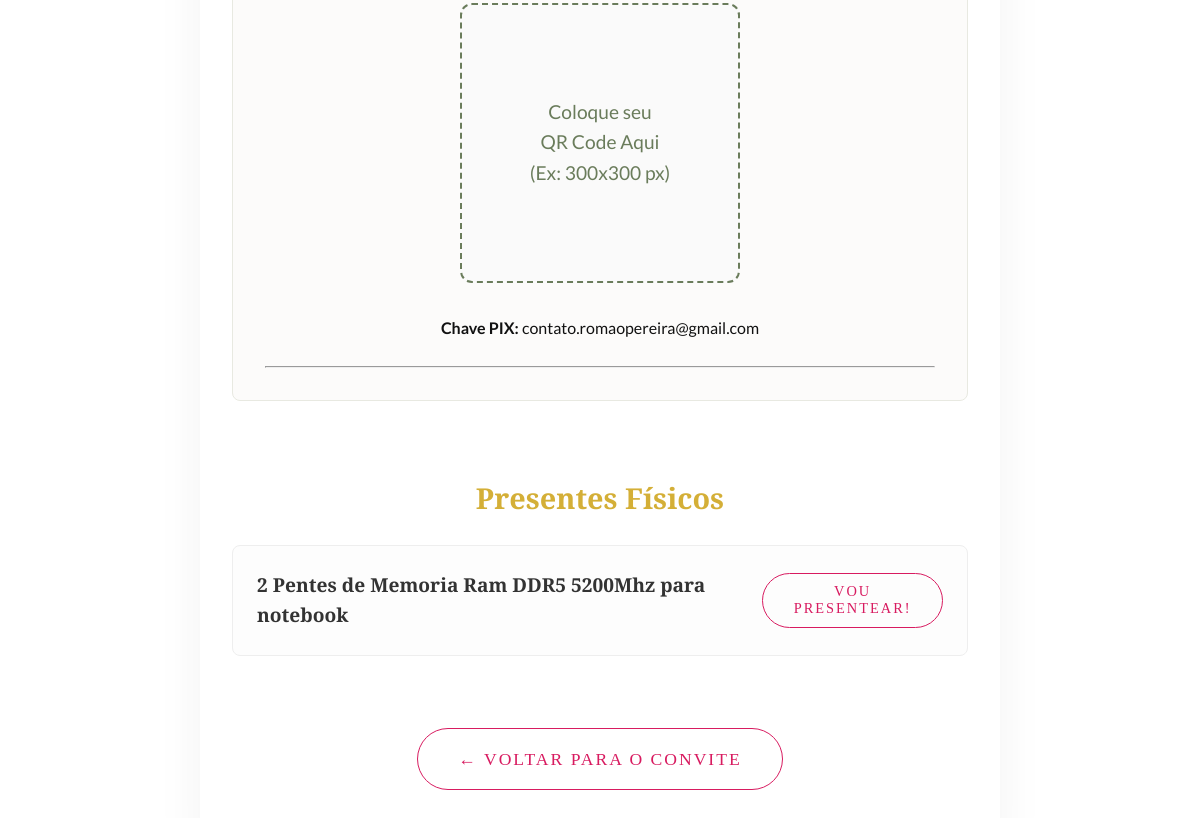
/lista-de-presentes/ (lower part), run on an earlier commit of the app's database.
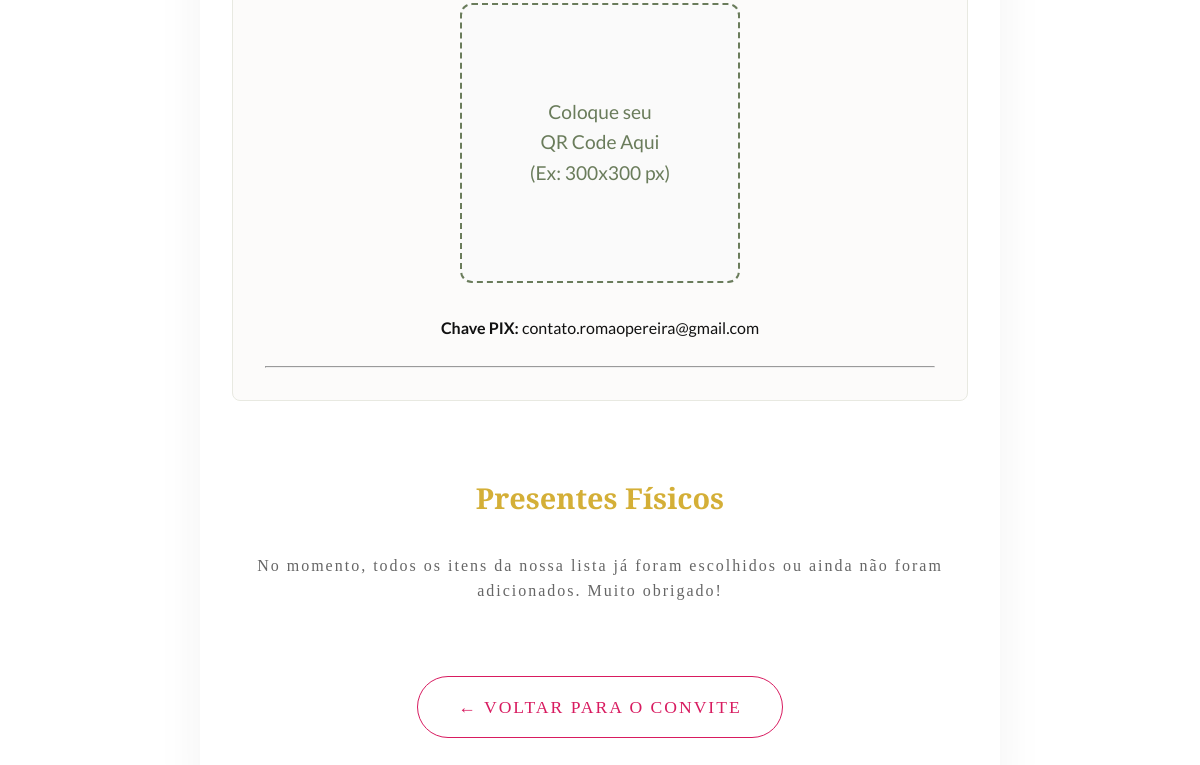
And on a later commit of the database.
### core/models.py (models this page shows, shortened)
class Gift(models.Model):
    name = models.CharField(max_length=200, verbose_name="Nome do Presente")
    is_chosen = models.BooleanField(default=False, verbose_name="Já foi escolhido?")
    class Meta:
        verbose_name = "Presente"
        verbose_name_plural = "Lista de Presentes"

### core/views.py (the view)
# urls.py: path('lista-de-presentes/', views.gift_list_page, name='gift_list'),
def gift_list_page(request):
    gifts = Gift.objects.filter(is_chosen=False)
    return render(request, 'core/gifts.html', {'gifts': gifts})

### core/templates/core/gifts.html (shortened to what this page needs)
{% extends 'core/base.html' %}
{% load static %}
{% block content %}
<div class="invitation-container">
    <div class="invitation-card gift-card">
        <div class="pix-section">
            <br>
            <div class="pix-qrcode-placeholder" style="margin: 2rem auto; width: 280px; height: 280px; border: 2px dashed #6a7c5b; border-radius: 12px; display: flex; justify-content: center; align-items: center; background: #fafafa;">
                <span style="color: #6a7c5b; text-align: center; font-size: 1.2rem;">Coloque seu<br>QR Code Aqui<br>(Ex: 300x300 px)</span>
            </div>
            <p><strong>Chave PIX:</strong> contato.romaopereira@gmail.com</p>
            <br>
            <hr>
        </div>
        <div class="gift-list-section">
            <br>
            <h3>Presentes Físicos</h3>
            {% if gifts %}
                <ul class="guest-list gift-list">
                    {% for gift in gifts %}
                        <li class="guest-item">
                            <div class="guest-info">
                                <strong>{{ gift.name }}</strong>
                            </div>
                            <div class="guest-actions">
                                <form method="POST" action="{% url 'choose_gift' gift.id %}" class="inline-form" onsubmit="return confirm('Você confirma que deseja nos presentear com este item?');">
                                    <button type="submit" class="btn btn-small btn-success">Vou presentear!</button>
                                </form>
                            </div>
                        </li>
                    {% endfor %}
                </ul>
            {% else %}
                <p class="invitation-text" style="text-align: center; margin-top: 2rem;">No momento, todos os itens da nossa lista já foram escolhidos ou ainda não foram adicionados. Muito obrigado!</p>
            {% endif %}
        </div>
        <div class="action-buttons" style="margin-top: 4rem;">
            <a href="{% url 'invitation' %}" class="btn btn-secondary">← Voltar para o Convite</a>
        </div>
    </div>
</div>
{% endblock %}

What changed in the data, as far as the page shows it:
no longer on this page (row edited): Gift: name "2 Pentes de Memoria Ram DDR5 5200Mhz para notebook"
Also different on the page:
text now shown: "No momento, todos os itens da nossa lista já foram escolhidos ou ainda não foram adicionados. Muito obrigado!"
